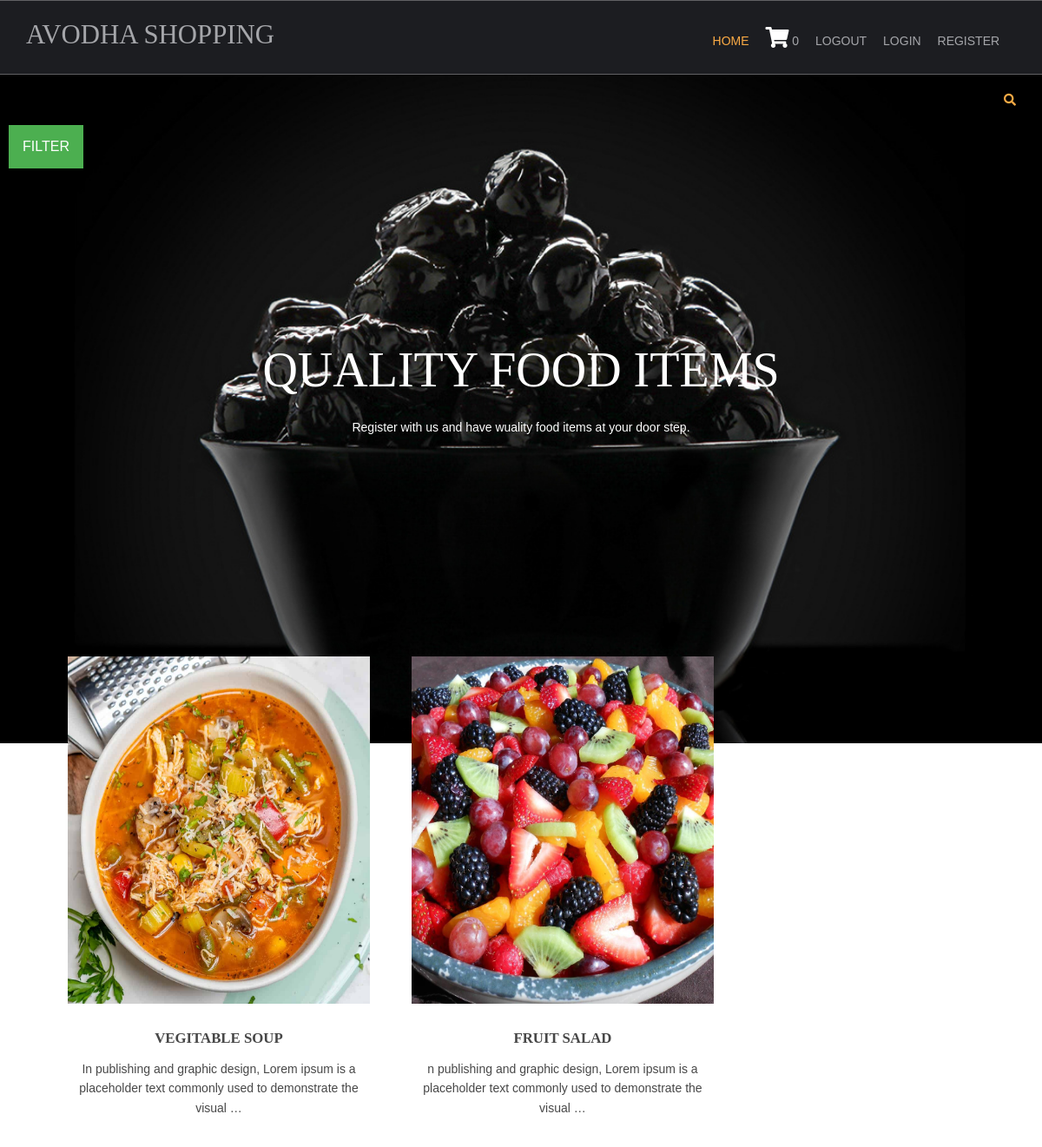
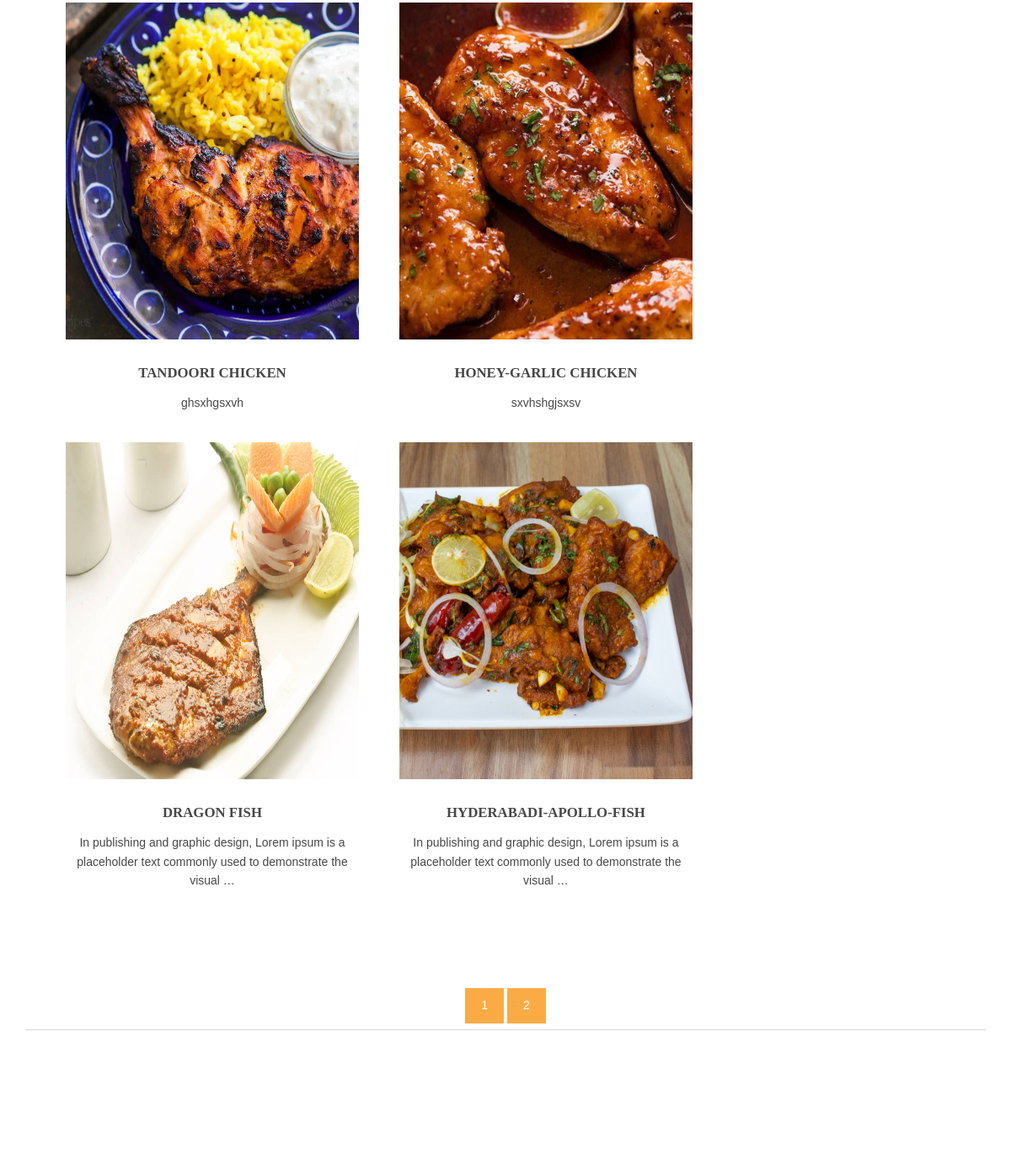
The page / on the database its author committed (2 pictures, top to bottom).
### shop/models.py (models this page shows, shortened)
class products(models.Model):
    name=models.CharField(max_length=150,unique=True)
    slug=models.SlugField(max_length=150,unique=True)
    img=models.ImageField(upload_to='product')
    desc=models.TextField()
    stock=models.IntegerField()
    available=models.BooleanField()
    price=models.IntegerField()
    category=models.ForeignKey(categ,on_delete=models.CASCADE)
    def get_url(self):
        return reverse('details',args=[self.category.slug,self.slug])

### shop/views.py (the view)
# urls.py: 2. Add a URL to urlpatterns:  path('', views.home, name='home')
def home(request,c_slug=None):
    c_page=None
    prodt=None
    if c_slug!=None:
        c_page=get_object_or_404(categ,slug=c_slug)
        prodt=products.objects.filter(category=c_page,available=True)
    else:
        prodt=products.objects.all().filter(available=True)
    cat=categ.objects.all()
    paginator=Paginator(prodt,6)
    try:
        page=int(request.GET.get('page','1'))
    except:
        page=1
    try:
        pro=paginator.page(page)
    except(EmptyPage,InvalidPage):
        pro=paginator.page(paginator.num_pages)
    return render(request,'index.html',{'pr':prodt,'ct':cat,'pg':pro})

### cart/context_processor.py (called while the page is built)
def count(request):
    item_count=0
    if 'admin' in request.path:
        return {}
    else:
        try:
            ct=cartlist.objects.filter(cart_id=c_id(request))
            cti=items.objects.all().filter(cart=ct[:1])
            for c in cti:
                item_count+=c.quan
        except cartlist.DoesNotExist:
            item_count=0
        return dict(itc=item_count)

### cart/views.py (called while the page is built)
def c_id(request):
    ct_id=request.session.session_key
    if not ct_id:
        ct_id=request.session.create()
    return ct_id

### shop/models.py (called while the page is built)
    def get_url(self):
        return reverse('prod_cat',args=[self.slug])

### templates/index.html (shortened to what this page needs)
{% extends 'base.html' %}
{% load static %}
{% block content %}
<html lang="">
<head>
<link href="{% static 'hm/layout/styles/layout.css' %}" rel="stylesheet" type="text/css" media="all">
</head>
<body id="top">
<div class="abcd" style=background-image:url({% static 'hm/images/demo/backgrounds/bg.jpg' %});">
  <div class="wrapper row0">
    <div id="topbar" class="hoc clear">
 <div class="fl_right">
        <ul class="nospace">
          <li id="searchform">
          </li>
        </ul>
   </div>
  </div>
       <div class="dropdown">
  <button class="dropbtn">FILTER</button>
</div>
      </div>
  <div id="pageintro" class="hoc clear">
    <article>
      <h3 class="heading">QUALITY FOOD ITEMS</h3>
      <p>Register with us and have wuality food items at your door step.</p>
    </article>
  </div>
<div class="wrapper row3">
  <main class="hoc container clear">
    <section id="introblocks">
      <ul class="nospace group btmspace-80">
        {% for i in pg.object_list %}
        <li class="one_third">
          <figure><a class="imgover" href="{{i.get_url}}"><img src="{{i.img.url}}" alt="" style="height:400; width=:700;"></a>
            <figcaption>
              <h6 class="heading">{{i.name}}</h6>
              <p>{{i.desc|truncatewords:17}}</p>
              <br>
            </figcaption>
          </figure>
        </li>
{% endfor %}
      </ul>
    </section>
      <center>
{% for p in pg.paginator.page_range %}
<a href="?page={{p}}" class="btn btn-light btn-sm {% if pg.number == p %}active{% endif %}">{{p}}</a>
{% endfor %}
      </center>
    <hr class="btmspace-80">
  </main>
</div>
</div>
</body>
</html>
{% endblock %}

### templates/base.html (shortened to what this page needs)
{% load static %}
<html lang="">
<head>
<link href="{% static 'hm/layout/styles/layout.css' %}" rel="stylesheet" type="text/css" media="all">
</head>
<body id="top">
  <div class="wrapper row1">
    <header id="header" class="hoc clear">
      <div id="logo" class="fl_left">
        <h1><a href="/">AVODHA SHOPPING</a></h1>
      </div>
      <nav id="mainav" class="fl_right">
        <ul class="clear">
          <li class="active"><a href="/">Home</a></li>
          <li><a class="active" href="{% url 'cartDetails' %}"><i class="fa fa-shopping-cart" style="font-size:24px; color:white"></i>&nbsp{{itc}}</a></li>
          <li><a class="active" href="#">Logout</a></li>
          <li><a class="active" href="#">Login</a></li>
          <li><a class="active" href="#">Register</a></li>
        </ul>
      </nav>
    </header>
</div>
{% block content %}
{% endblock %}
</body>
</html>

### static/hm/layout/styles/layout.css (style rules this page uses)
.row1 { border:solid; border-width:1px 0; }
#topbar { padding:20px 0; font-size:.8rem; text-transform:uppercase; }
#topbar ul li { display:inline-block; margin-right:15px; }
#topbar ul li:last-child { margin-right:0; padding-right:0; border-right:none; }
#topbar #searchform { position:relative; line-height:1; z-index:9999; }
#topbar #searchform::after { display:block; height:18px; line-height:18px; padding:0; font-family:"Font Awesome\ 5 Free"; font-weight:900; font-size:1rem; content:"\f002"; }
#topbar #searchform ::placeholder { text-transform:capitalize; }
#header #logo { margin:22px 0 0 0; }
#header #logo h1 { margin:0; padding:0; font-size:2.2rem; text-transform:uppercase; }
#pageintro { padding:200px 0 300px; }
#pageintro article, #pageintro article p { display:block; max-width:75%; margin:0 auto; text-align:center; }
#pageintro article p { max-width:65%; line-height:2rem; }
#pageintro .heading { margin-bottom:20px; font-size:4rem; }
.container { padding:80px 0; }
#introblocks { display:block; position:relative; margin:-180px 0 0 0; z-index:1; text-align:center; }
#introblocks figure figcaption { display:block; padding:30px 0 0 0; text-align:center; }
#introblocks figure figcaption .heading { font-size:1.2rem; font-weight:700; margin-bottom:0; }
*, *::before, *::after { transition:all .3s ease-in-out; }
nav ul, nav ol { margin:0; padding:0; list-style:none; }
#mainav, #breadcrumb, .sidebar nav { line-height:normal; }
#mainav ul { text-transform:uppercase; }
#mainav li { display:inline-block; position:relative; margin:0 15px 0 0; padding:0; }
#mainav li a { display:block; padding:30px 0; }
body { color:#A5A6AA; background-color:#1C1D21; }
a { color:#FBAB45; }
hr, .borderedbox { border-color:#D7D7D7; }
.btn, .btn.inverse:hover { color:#FFFFFF; background-color:#FBAB45; border-color:#FBAB45; }
.imgover, .imgover:hover::after { color:#FFFFFF; }
.row1 { border-color:rgba(255,255,255,.3); }
.row3 { color:#474747; background-color:#FFFFFF; }
#topbar #searchform { color:#FBAB45; }
#header #logo h1 a { color:inherit; }
#pageintro { color:#FFFFFF; }
#mainav li a { color:inherit; }
#mainav .active a, #mainav a:hover, #mainav li:hover > a { color:#FBAB45; background-color:inherit; }
@media screen and (min-width:1140px) { .hoc { max-width:1140px; } }

### templates/index.html (style rules this page uses)
.dropbtn { background-color: #4CAF50; color: white; padding: 16px; font-size: 16px; border: none; cursor: pointer; }
.dropdown { position: relative; display: inline-block; padding-left: 10px; }
.abcd { height: 100%; background-position: center; background-repeat: no-repeat; background-size: cover; }

### rows shown on the page
products: img (picture), name "VEGITABLE SOUP", desc "In publishing and graphic design, Lorem ipsum is a placeholder text commonly used to demonstrate the visual …"
products: img (picture), name "FRUIT SALAD", desc "n publishing and graphic design, Lorem ipsum is a placeholder text commonly used to demonstrate the visual …"
products: img (picture), name "TANDOORI CHICKEN", desc "ghsxhgsxvh"
products: img (picture), name "HONEY-GARLIC CHICKEN", desc "sxvhshgjsxsv"
products: img (picture), name "DRAGON FISH", desc "In publishing and graphic design, Lorem ipsum is a placeholder text commonly used to demonstrate the visual …"
products: img (picture), name "HYDERABADI-APOLLO-FISH", desc "In publishing and graphic design, Lorem ipsum is a placeholder text commonly used to demonstrate the visual …"

### other values the page prints
{{ itc }} "0"
{{ p }} "1" "2"
